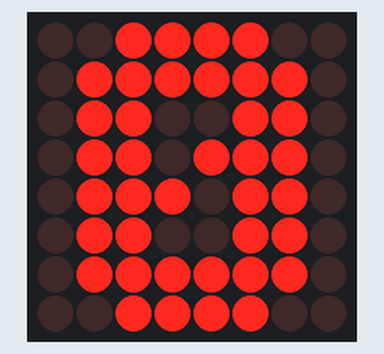
A sketch run on a simulated Arduino Uno, built with avr-gcc and run on an emulated ATmega328P. Parts: 8×8 LED matrix. What the sketch prints to the serial monitor is not drawn.

Above: at 0.1 s.
At 0.9 s:
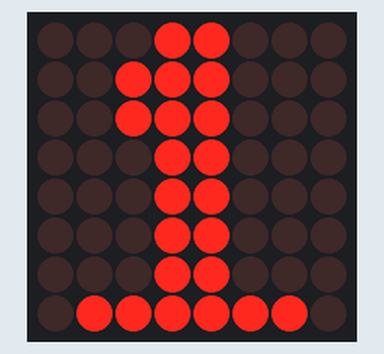
At 1.8 s:
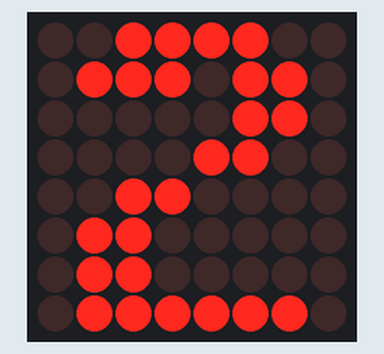
At 3.5 s:
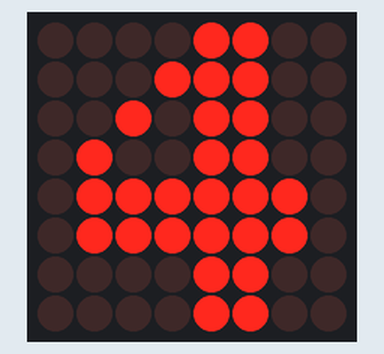
At 5.2 s:
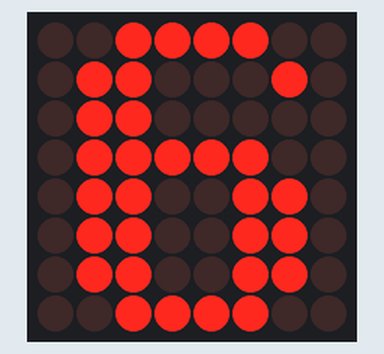
At 7.7 s:
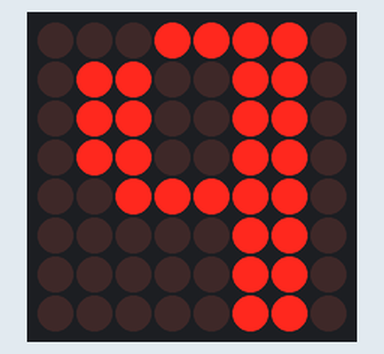

The sketch:

MAX7219.ino
```cpp
/*
 * Fundacion Kinal
 * Centro educativo tecnico laboral Kinal
 * Electronica
 * Grado: Quinto
 * Sección: A
 * Curso: Taller de electronica digital y reparación de computadoras I
 * Nombre: Profe Alejandro
 * Carnet: ---------
 * Proyecto: Uso del controlador led max7219 y una matriz led 8x8
*/

//Librerias
#include <LedControl.h>   //libreria que me permite usar el controlador led max7219

//Directivas de preprocesador
#define dataPin0   12   //pin 12 conectado al pin de datos del max7219.
#define dataClock0 11   //pin 11 conectado al pin de clock del max7219.
#define dataLoad0  10   //pin 10 conectado al pin de carga del max7219.


//Constructores
LedControl matrix_unidades = LedControl(dataPin0,dataClock0,dataLoad0,1);


/*
 * Variable:
 * Estas variables especifican que leds deben de encenderse en la matriz
 * de manera similar a como creabamos caracteres especiales en una lcd.
*/
byte number_0[8]= {				// array que contiene todos los elementos de las
  B00111100,				// filas necesarias por mostrar el digito cero
  B01111110,
  B01100110,
  B01101110,
  B01110110,
  B01100110,
  B01111110,
  B00111100
};
byte number_1[8]= {				// array que contiene todos los elementos de las
  B00011000,				// filas necesarias por mostrar el digito uno
  B00111000,
  B00111000,
  B00011000,
  B00011000,
  B00011000,
  B00011000,
  B01111110
};

byte number_2[8]= {				// array que contiene todos los elementos de las
  B00111100,			// filas necesarias por mostrar el digito dos
  B01110110,
  B00000110,
  B00001100,
  B00110000,
  B01100000,
  B01100000,
  B01111110
};

byte number_3[8]= {				// array que contiene todos los elementos de las
  B00111100,				// filas necesarias por mostrar el digito tres
  B01000110,
  B00000110,
  B00011100,
  B00011110,
  B00000110,
  B01000110,
  B00111100
};

byte number_4[8]= {			// array que contiene todos los elementos de las
  B00001100,				// filas necesarias por mostrar el digito cuatro
  B00011100,
  B00101100,
  B01001100,
  B01111110,
  B01111110,
  B00001100,
  B00001100
};

byte number_5[8]= {			// array que contiene todos los elementos de las
  B00111100,				// filas necesarias por mostrar el digito cinco
  B01100000,
  B01100000,
  B01111100,
  B00000110,
  B00000110,
  B01000110,
  B00111100
};

byte number_6[8]= {				// array que contiene todos los elementos de las
  B00111100,				// filas necesarias por mostrar el digito seis
  B01100010,
  B01100000,
  B01111100,
  B01100110,
  B01100110,
  B01100110,
  B00111100
};

byte number_7[8]= {			// array que contiene todos los elementos de las
  B01111110,				// filas necesarias por mostrar el digito siete
  B01100110,
  B00000110,
  B00001100,
  B00011000,
  B00011000,
  B00011000,
  B00011000
};

byte number_8[8]= {				// array que contiene todos los elementos de las
  B00111100,				// filas necesarias por mostrar el digito ocho
  B01100110,
  B01100110,
  B00111100,
  B01100110,
  B01100110,
  B01100110,
  B00111100
};

byte number_9[8]= {			// array que contiene todos los elementos de las
  B0011110,				// filas necesarias por mostrar el digito nueve
  B01100110,
  B01100110,
  B01100110,
  B00111110,
  B00000110,
  B00000110,
  B00000110
};


unsigned long update_delay = 850;   //espacio entre animaciones.

//Prototipos de funciones
int display_number(unsigned char number);

void setup()
{
  Serial.begin(9600); //Inicio la comunicacion serial a 9600 baudios.
  matrix_unidades.shutdown(0,false); //Activo el max7219 para poder mostrar los digitos.
  matrix_unidades.setIntensity(0,15);  //Brilo a la mitad
  matrix_unidades.clearDisplay(0);    //limpio el display
  Serial.println("Uso del controlador led max7219 y una matriz led");
}


void loop()
{
  for(int i =0; i<10;i++)
  {
    display_number(i);
    delay(update_delay);
  }
}

int display_number(unsigned char number)
{

  switch (number)
  {
    case (0):
    {
      for(int i=0; i<8;i++)
      {
        matrix_unidades.setRow(0,i,number_0[i]);
      }
      break;
    }

    case (1):
    {
      for(int i=0; i<8;i++)
      {
        matrix_unidades.setRow(0,i,number_1[i]);
      }
      break;
    }


    case (2):
    {
      for(int i=0; i<8;i++)
      {
        matrix_unidades.setRow(0,i,number_2[i]);
      }
      break;
    }


    case (3):
    {
      for(int i=0; i<8;i++)
      {
        matrix_unidades.setRow(0,i,number_3[i]);
      }
      break;
    }

    case (4):
    {
      for(int i=0; i<8;i++)
      {
        matrix_unidades.setRow(0,i,number_4[i]);
      }
      break;
    }

    case (5):
    {
      for(int i=0; i<8;i++)
      {
        matrix_unidades.setRow(0,i,number_5[i]);
      }
      break;
    }

    case (6):
    {
      for(int i=0; i<8;i++)
      {
        matrix_unidades.setRow(0,i,number_6[i]);
      }
      break;
    }

    case (7):
    {
      for(int i=0; i<8;i++)
      {
        matrix_unidades.setRow(0,i,number_7[i]);
      }
      break;
    }

    case (8):
    {
      for(int i=0; i<8;i++)
      {
        matrix_unidades.setRow(0,i,number_8[i]);
      }
      break;
    }

    case (9):
    {
      for(int i=0; i<8;i++)
      {
        matrix_unidades.setRow(0,i,number_9[i]);
      }
      break;
    }
  }
}
```

Measured:
- by itself, everything shown: repeats every 8.5 s, in 10 steps
- what the display in image 1 shows lasts 0.8 s, from 0.9 s to 1.7 s
